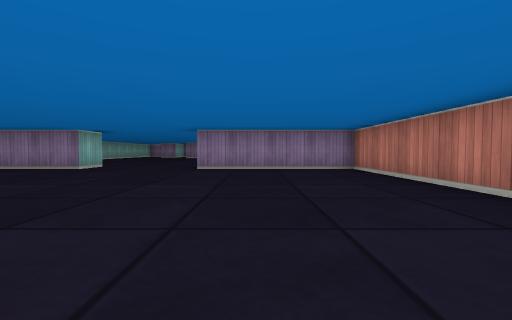
View 1 (above)

16 first-person views from a walk through a cub3D maze. The camera is about half as high as the walls, tilts 2° down and sees 90° across. The floor is counted in squares. Each view is taken from the middle of a square. On the plan, view 1 faces up. The plan holds only what a view shows up to about 9 squares ahead; the rest is blank.

View 2
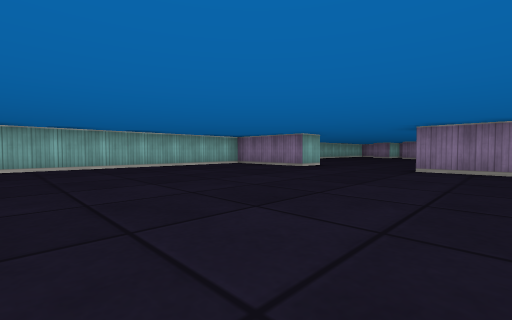

View 3
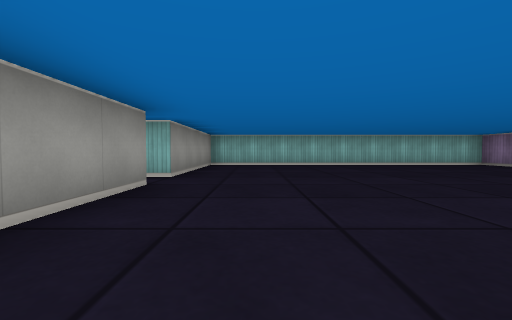

View 4
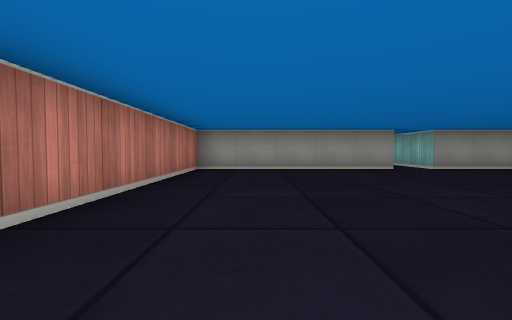

View 5
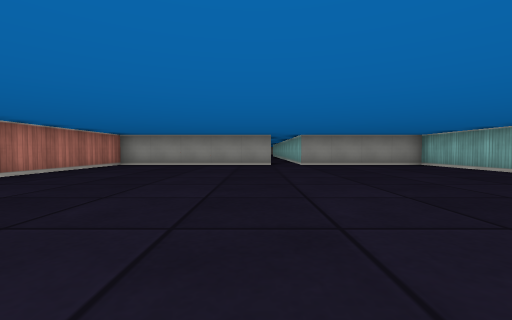

View 6
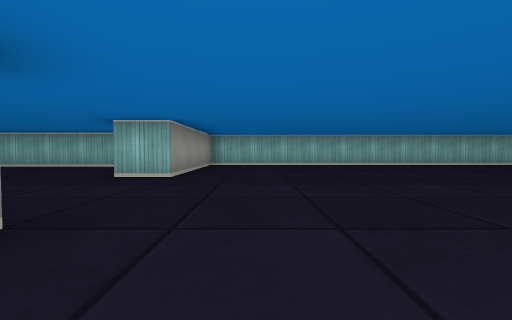

View 7
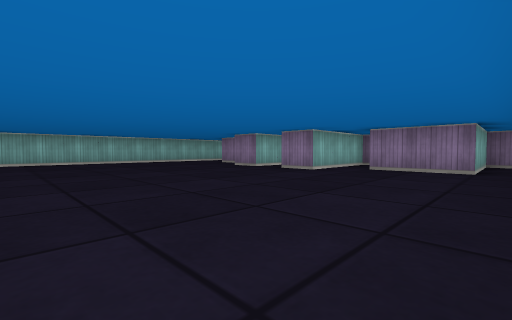

View 8
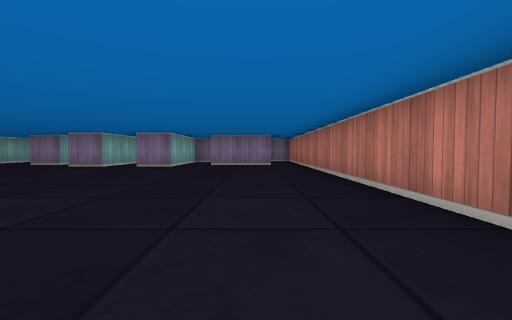

View 9
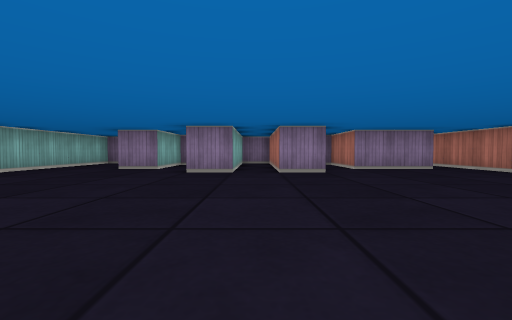

View 10
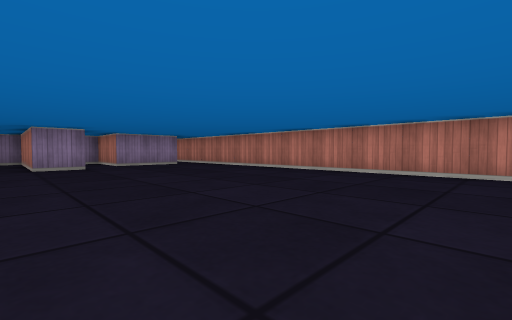

View 11
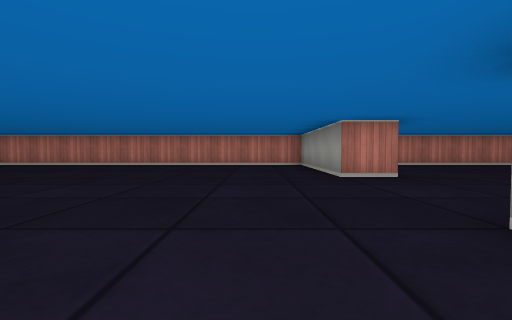

View 12
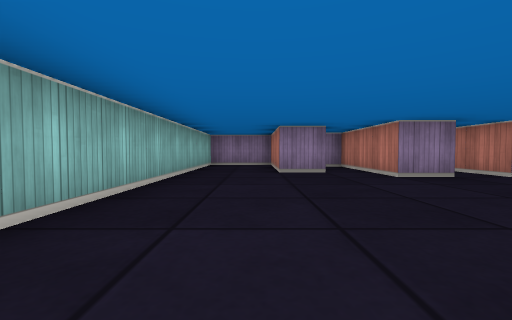

View 13
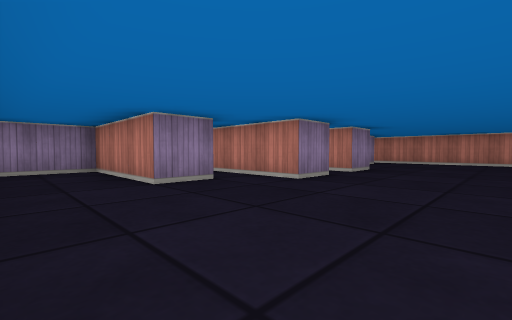

View 14
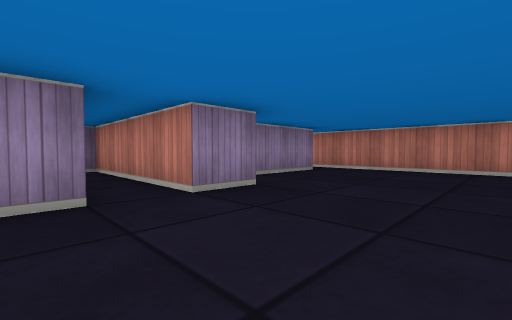

View 15
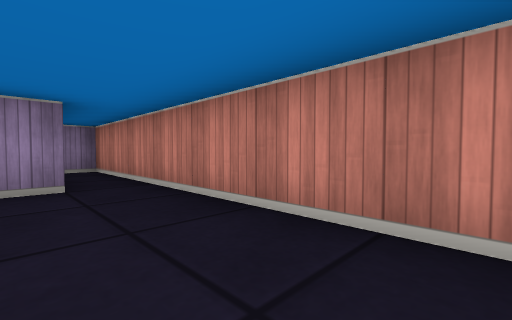

View 16
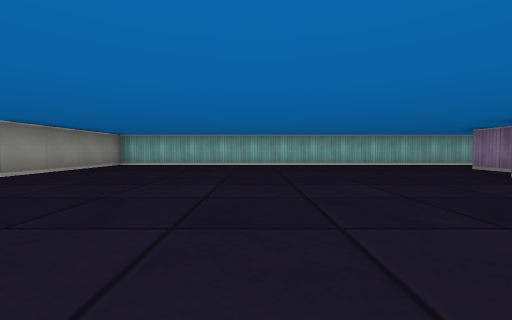

### Floor plan
Points are (right, up) in squares from view 1. A wall is a line through its corners. A room is listed if a view was taken in it or the views show most of it. See-through windows are left out.
Room 1 (views 1, 2, 3, 4, 5)
walls: (-2.5, -2.5) (2.5, -2.5) (2.5, 6.5) (-1.5, 6.5) (-1.5, 7.5); (-4.5, 7.5) (-4.5, 6.5) (-7.5, 6.5) (-7.5, -2.5) (-3.5, -2.5)
ways out: opening at (-3, 8) to room 2; opening at (-3, -3)
Room 2 (views 6, 7, 8, 9, 10, 11, 12, 13, 14, 15, 16)
walls: (-1.5, 7.5) (2.5, 7.5) (2.5, 20.5) (1.5, 20.5) (1.5, 17.5) (-0.5, 17.5) (-0.5, 19.5) (-1.5, 19.5) (-1.5, 16.5) (-2.5, 16.5) (-2.5, 20.5) (-3, 20.5); (-3.5, 19.8) (-3.5, 16.5) (-4.5, 16.5) (-4.5, 19.5) (-5.5, 19.5) (-5.5, 17.5) (-6.5, 17.5) (-6.5, 20.5) (-8.5, 20.5) (-8.5, 7.5) (-4.5, 7.5)
ways out: opening at (-3, 8) to room 1

Positions as (right, up) in squares from view 1, and headings:
1: (0, 0), facing up
2: (0, 0), facing up-left
3: (1, -1), facing left
4: (1, 4), facing down
5: (-2, 6), facing down
6: (0, 9), facing left
7: (2, 11), facing up-left
8: (1, 9), facing up
9: (-3, 11), facing up
10: (-3, 9), facing up-right
11: (-6, 9), facing right
12: (-7, 12), facing up
13: (-8, 14), facing up-right
14: (-4, 14), facing up-right
15: (1, 14), facing up-right
16: (0, 12), facing left
